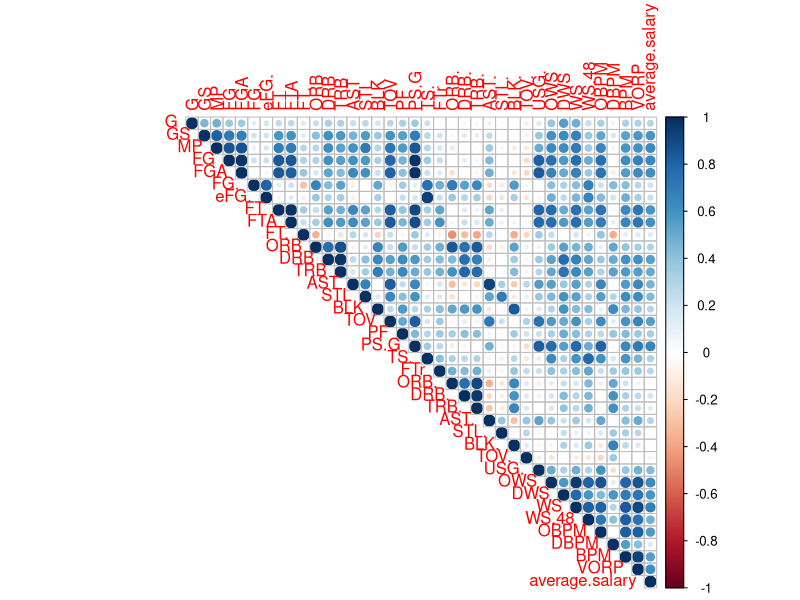
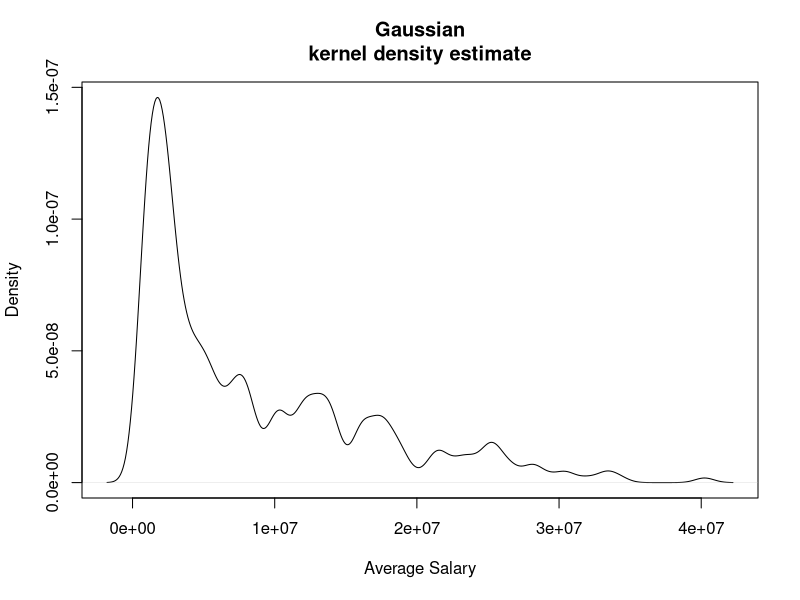
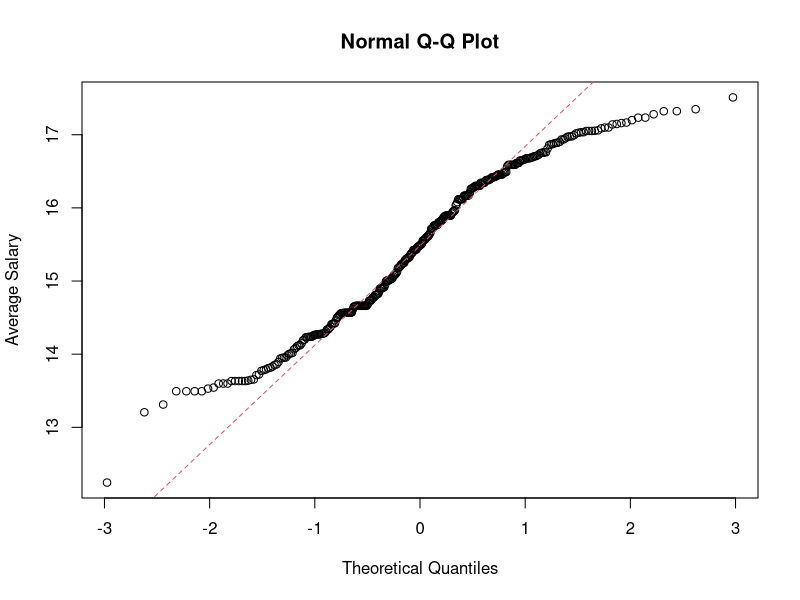
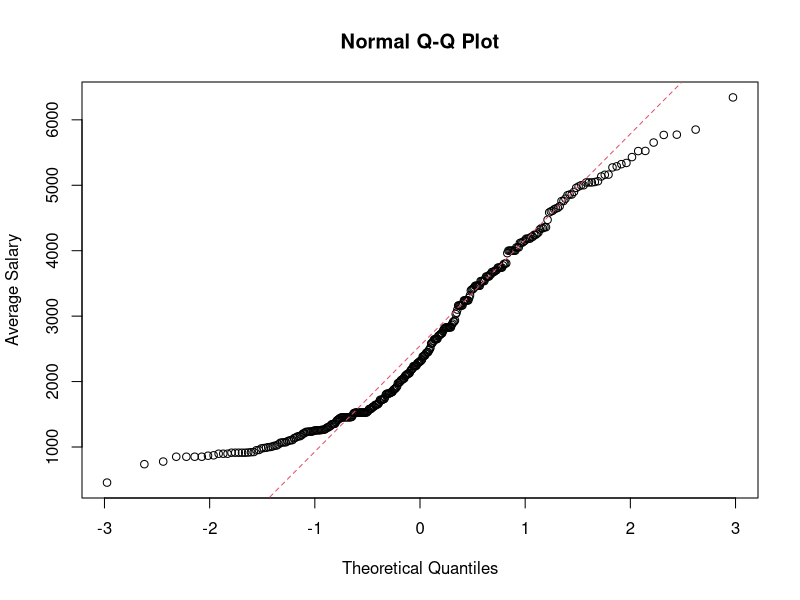
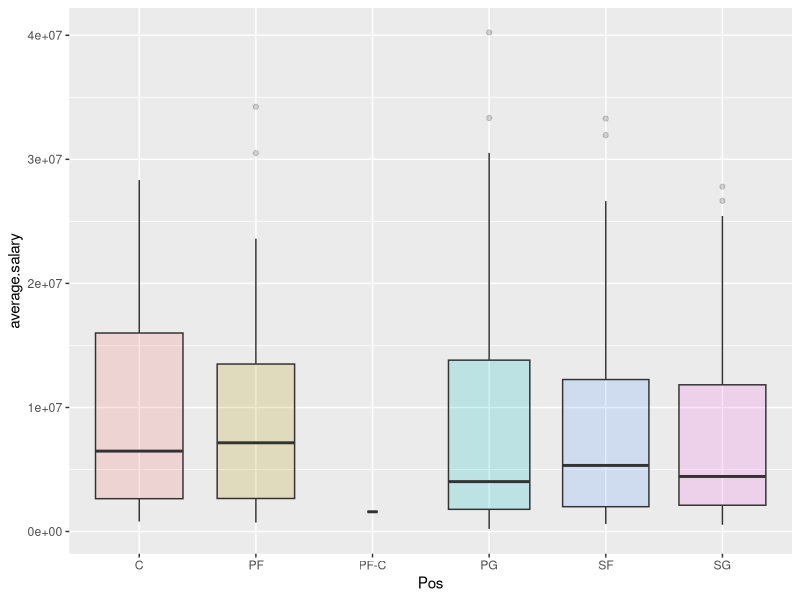
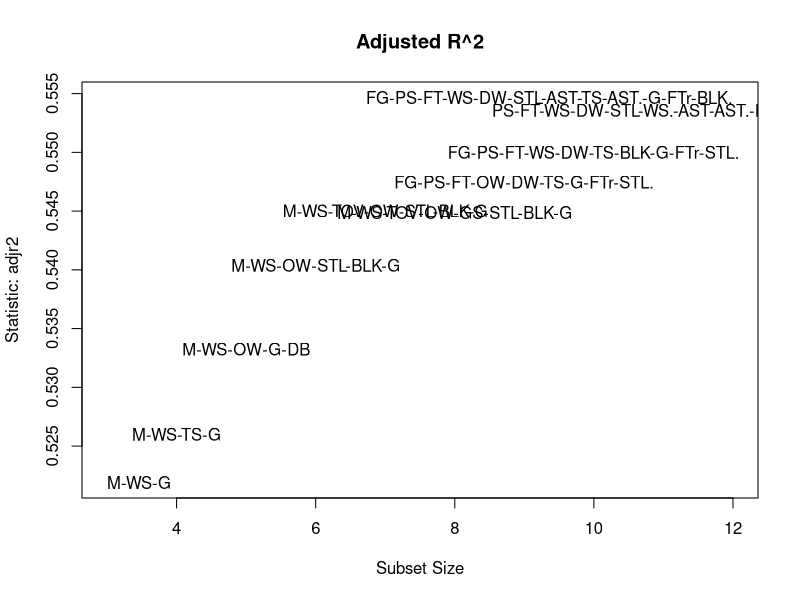

These figures' R source, in order:
## ---- chunk 1
knitr::opts_chunk$set(echo = TRUE)
## ---- chunk 2
df <- read.csv("mega-2017.csv", stringsAsFactors = FALSE)
## ---- chunk 3
df$FT.[is.na(df$FT.)] <- 0
## ---- chunk 4
library(corrplot)
M <- cor(df[-c(1,2)]) # exclude names of player for correlation
corrplot(M, method = "circle", type = "upper")
## ---- chunk 5
plot(density(df$average.salary,bw="SJ",kern="gaussian"),type="l",main="Gaussian
kernel density estimate",xlab="Average Salary")
## ---- chunk 6
qqnorm(log(df$average.salary), ylab = "Average Salary")
qqline(log(df$average.salary), lty = 2, col = 2)
## ---- chunk 7
qqnorm(sqrt(df$average.salary), ylab = "Average Salary")
qqline(sqrt(df$average.salary), lty = 2, col = 2)
## ---- chunk 8
library(ggplot2)
# prepare a special xlab with the number of obs for each group
my_xlab <- paste(levels(as.factor(df$Pos)))
 
# plot
ggplot(df, aes(x=Pos, y=average.salary, fill=Pos)) +
    geom_boxplot(varwidth = TRUE, alpha=0.2) +
    theme(legend.position="none") +
    scale_x_discrete(labels=my_xlab)
## ---- chunk 9
m1.aov <- aov(average.salary ~ as.factor(Pos), data = df)
summary(m1.aov)
## ---- chunk 10
library(leaps)
library(car)
bm <- regsubsets(average.salary ~ FG + PS.G + FGA + MP + FTA + FT + WS + VORP + TOV + OWS + DRB + GS + BPM + OBPM + DWS + USG. + TRB + STL + WS.48 + AST + PF + ORB + TS. + AST. + BLK + FG. + G + DRB. + eFG. + FTr + DBPM + TRB. + FT. + STL. + ORB. + BLK. + TOV., data = df, nbest=1, nvmax=NULL, force.in=NULL, force.out=NULL,method="exhaustive")
bm.sum <- summary(bm)
res.legend <-subsets(bm, statistic="adjr2", legend = FALSE, min.size = 3, max.size = 12, main = "Adjusted R^2")
